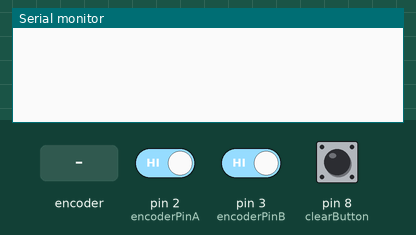
A sketch run on a simulated Arduino Uno, built with avr-gcc and run on an emulated ATmega328P. Parts: the last lines printed to the serial monitor. Inputs (shaded band) come from the test bench; at power-on: pin 8 (clearButton) HIGH, pin 2 (encoderPinA) HIGH, pin 3 (encoderPinB) HIGH.

Above: at 1.2 s.
1.3 s: rotary encoder on pin 2 (encoderPinA) / pin 3 (encoderPinB) turned 1 step (first pin leading)
At 2.7 s:
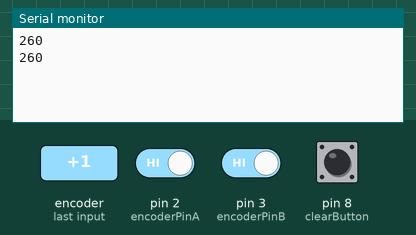
4.5 s: pin 8 (clearButton) pulled LOW for 0.15 s
At 5.5 s:
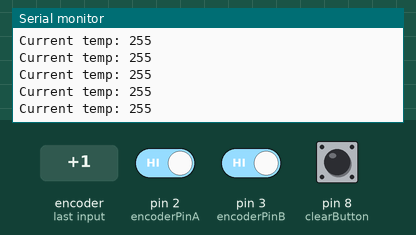
6.1 s: rotary encoder on pin 2 (encoderPinA) / pin 3 (encoderPinB) turned 3 steps (first pin leading)
At 7.8 s:
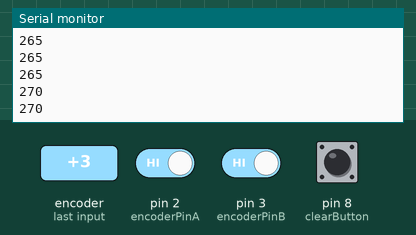
8.2 s: pin 8 (clearButton) pulled LOW for 1 s
At 10.1 s:
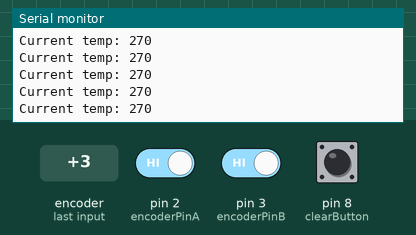
Timing chart, 0 to 11.6 s (numbered marks = the images above; inputs shaded):
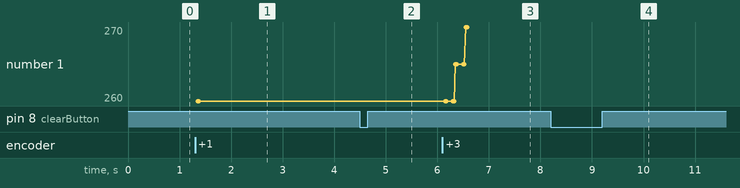

The sketch:

rotaryEncoder.ino
```cpp
// usually the rotary encoders three pins have the ground pin in the middle
enum PinAssignments {
  encoderPinA = 2,   // rigth
  encoderPinB = 3,   // left
  clearButton = 8    // another two pins
};

volatile unsigned int newTemperature = 255;         // a counter for the dial
unsigned int currentTemperature = newTemperature;   // change management
static boolean rotating = false;                    // debounce management

// interrupt service routine vars
boolean A_set = false;
boolean B_set = false;

volatile unsigned long lastInterruptTime;

volatile boolean interruptTriggered = false;


void setup() {

  pinMode(encoderPinA, INPUT);
  pinMode(encoderPinB, INPUT);
  pinMode(clearButton, INPUT);
 // turn on pullup resistors
  digitalWrite(encoderPinA, HIGH);
  digitalWrite(encoderPinB, HIGH);
  digitalWrite(clearButton, HIGH);

// encoder pin on interrupt 0 (pin 2)
  attachInterrupt(0, doEncoderA, CHANGE);
// encoder pin on interrupt 1 (pin 3)
  attachInterrupt(1, doEncoderB, CHANGE);

  Serial.begin(9600);  // output

  lastInterruptTime = millis();
}

// main loop, work is done by interrupt service routines, this one only prints stuff
void loop() {
  interruptTriggered = false;
  rotating = true;  // reset the debouncer

  if (newTemperature != currentTemperature) {
    Serial.println(newTemperature, DEC);

    while (millis() - lastInterruptTime < 3000) {
      if (digitalRead(clearButton) == LOW)  {
        currentTemperature = newTemperature;
        break;
      }
      else if (interruptTriggered) {
        return;
      }

      delay(1);
    }

    if (interruptTriggered) {
      return;
    }

    if (currentTemperature == newTemperature) {
      Serial.print("New temp set: ");
      Serial.println(currentTemperature, DEC);
    }
    else {
      newTemperature = currentTemperature;
      Serial.print("Temp discarded. current temp: ");
      Serial.println(currentTemperature, DEC);
    }

    if (interruptTriggered) {
      Serial.println("this happened");
      return;
    }
  }

  if (digitalRead(clearButton) == LOW)  {
    Serial.print("Current temp: ");
    Serial.println(newTemperature, DEC);
  }
}

// Interrupt on A changing state
void doEncoderA() {
  interruptTriggered = true;

  // debounce
  // wait a little until the bouncing is done
  if (rotating) {
    delay (1);
  }

  // Test transition, did things really change?
  if (digitalRead(encoderPinA) != A_set) {  // debounce once more
    A_set = !A_set;

    // adjust counter + if A leads B
    if (A_set && !B_set)
      if (newTemperature < 500) {
        newTemperature += 5;
      }

    rotating = false;  // no more debouncing until loop() hits again

    lastInterruptTime = millis();
  }
}

// Interrupt on B changing state, same as A above
void doEncoderB() {
  interruptTriggered = true;

  if ( rotating ) {
    delay (1);
  }

  if (digitalRead(encoderPinB) != B_set) {
    B_set = !B_set;
    //  adjust counter - 1 if B leads A
    if (B_set && !A_set) {
      if (newTemperature > 5) {
        newTemperature -= 5;
      }
    }

    rotating = false;

    lastInterruptTime = millis();
  }
}
```

Measured:
- after the input at 1.3 s, the serial monitor: prints a new line after 0.05 s (image 1)
- after the input at 4.5 s, the serial monitor: prints a new line at once (image 2)
- after the input at 6.1 s, the serial monitor: prints a new line after 0.05 s (image 3)
- after the input at 8.2 s, the serial monitor: prints a new line at once (image 4)
- plotted number 1: 260 → 270 after the input at 6.1 s
